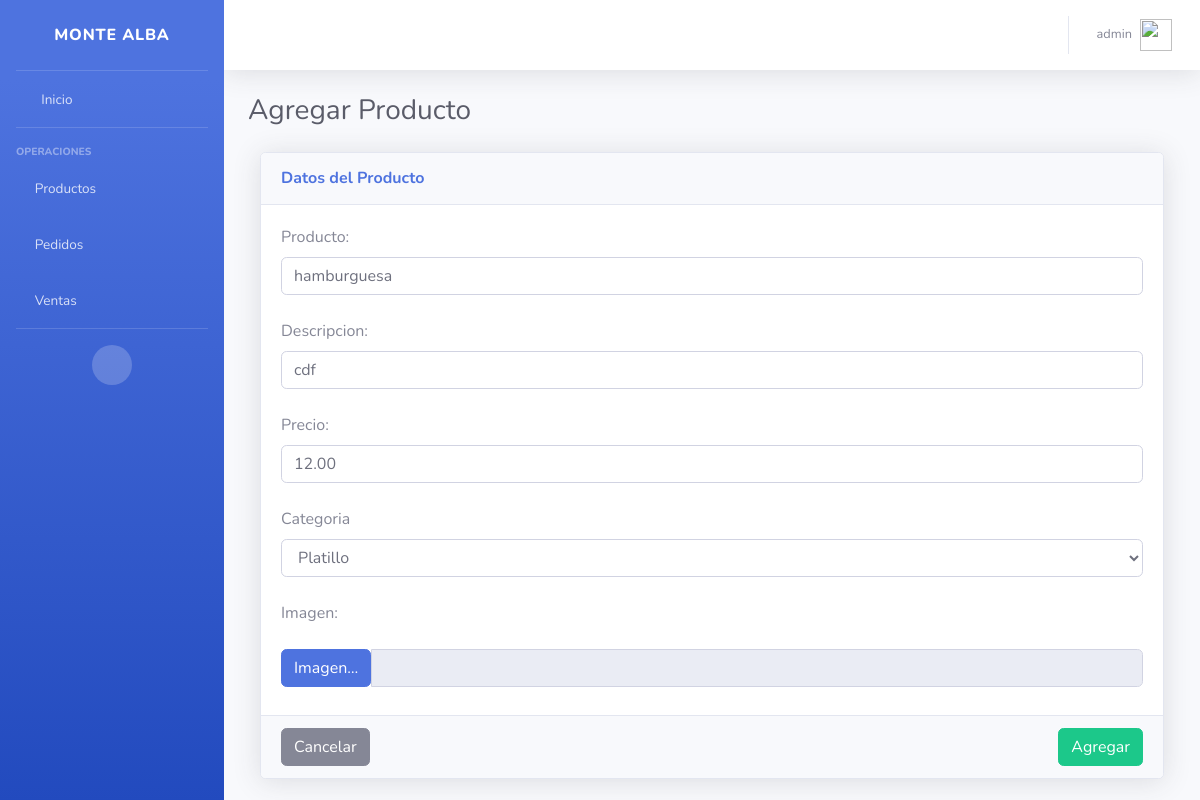
Page /control/producto/11/update/ (signed in) on the earlier database version.
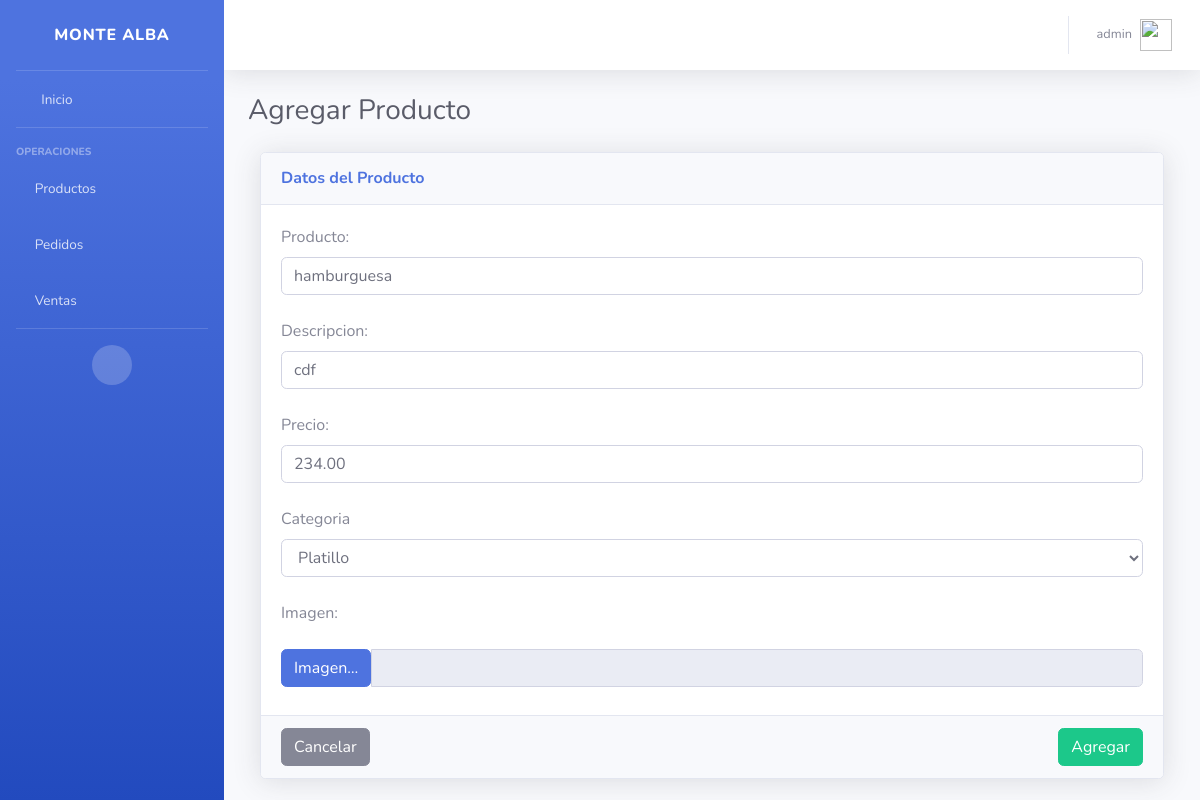
Same page on the later database version.
### control/models.py (models this page shows, shortened)
class Producto(models.Model):
    producto = models.CharField(max_length=100)
    descripcion = models.CharField(max_length=200)
    precio = models.DecimalField(max_digits=10, decimal_places=2, default=0)
    LOAN_CATEGORIA = (
        ('p', 'Platillo'),
        ('b', 'Bebida'),
    )
    categoria = models.CharField(max_length=1, choices=LOAN_CATEGORIA, blank=False, default='p', help_text='Categoria del Producto')
    imagen = models.ImageField(upload_to='photos')

### control/views.py (the view)
# urls.py: path('producto/<int:pk>/update/', views.ProductoUpdate.as_view(), name='producto_update'),
class ProductoUpdate(LoginRequiredMixin, UpdateView):
    model = Producto
    form_class = ProductoForm
    template_name_suffix = '_crear'
    @method_decorator(permission_required('control.change_producto',reverse_lazy('control:productos')))
    def dispatch(self, *args, **kwargs):
            return super(ProductoUpdate, self).dispatch(*args, **kwargs)

### control/forms.py
class ProductoForm(ModelForm):
    def __init__(self, *args, **kwargs):
            super(ProductoForm, self).__init__(*args, **kwargs)
            self.fields['producto'].widget.attrs\
            .update({
                'class': 'form-control'
            })
            self.fields['descripcion'].widget.attrs\
            .update({
                'class': 'form-control'
            })
            self.fields['precio'].widget.attrs\
            .update({
                'class': 'form-control'
            })
            self.fields['categoria'].widget.attrs\
            .update({
                'class': 'form-control'
            })
    class Meta:
        model = Producto
        fields = '__all__'

### control/templates/control/producto_crear.html (shortened to what this page needs)
{% extends "control/main.html" %}
{% load static %}
{% block content %}
<div class="section__content section__content--p30">
        <h1 class="h3 mb-4 text-gray-800">Agregar Producto</h1>
        <div class="col-lg-12">
                    <div class="card shadow mb-4">
                        <div class="card-header py-3">
                          <h6 class="m-0 font-weight-bold text-primary">Datos del Producto</h6>
                        </div>
                        <div class="card-body card-block">
                            <form action="" method="post" class="" enctype="multipart/form-data">
                                <div class="form-group">
                                    <div class="row form-group">
                                            <div class="col col-md-12">
                                                    <label for="" id="" class="form-control-label">Producto:</label>
                                                    {{ form.producto }}
                                            </div>
                                            <div class="col-12 col-md-9">
                                                <br>
                                            </div>
                                            <div class="col col-md-12">
                                                    <label for="" id="" class="form-control-label">Descripcion:</label>
                                                    {{ form.descripcion }}
                                            </div>
                                            <div class="col-12 col-md-9">
                                                <br>
                                            </div>
                                            <div class="col col-md-12">
                                                    <label for="" id="" class="form-control-label">Precio:</label>
                                                    {{ form.precio }}
                                            </div>
                                            <div class="col-12 col-md-9">
                                                <br>
                                            </div>
                                            <div class="col col-md-12">
                                                    <label for="" id="" class="form-control-label">Categoria</label>
                                                    {{ form.categoria }}
                                            </div>
                                            <div class="col-12 col-md-9">
                                                <br>
                                            </div>
                                            <div class="col-12 col-md-9">
                                                    <label for="" id="id_imagen" class="form-control-label">Imagen:</label>
                                            </div>
                                    </div>
                                </div>
                                <div class="input-group">
                                    <label class="input-group-btn">
                                        <span class="btn btn-primary">
                                            Imagen&hellip; <input type="file" style="display: none;" class="custom-file-input" name="imagen" accept="image/*" required id="id_imagen">
                                        </span>
                                    </label>
                                    <input type="text" class="form-control" readonly>
                                </div>
                        </div>
                            <div class="card-footer">
                                    <a href="{% url 'control:productos' %}"><button type="button" class="btn btn-secondary">Cancelar</button></a>
                                    <button type="submit" class="btn btn-success float-right">Agregar</button>
                            </div>
                      </div>
        </div>
    </div>
{% endblock content %}

Differences in the rows shown:
changed Producto "hamburguesa": precio "12.00" → "234.00"
